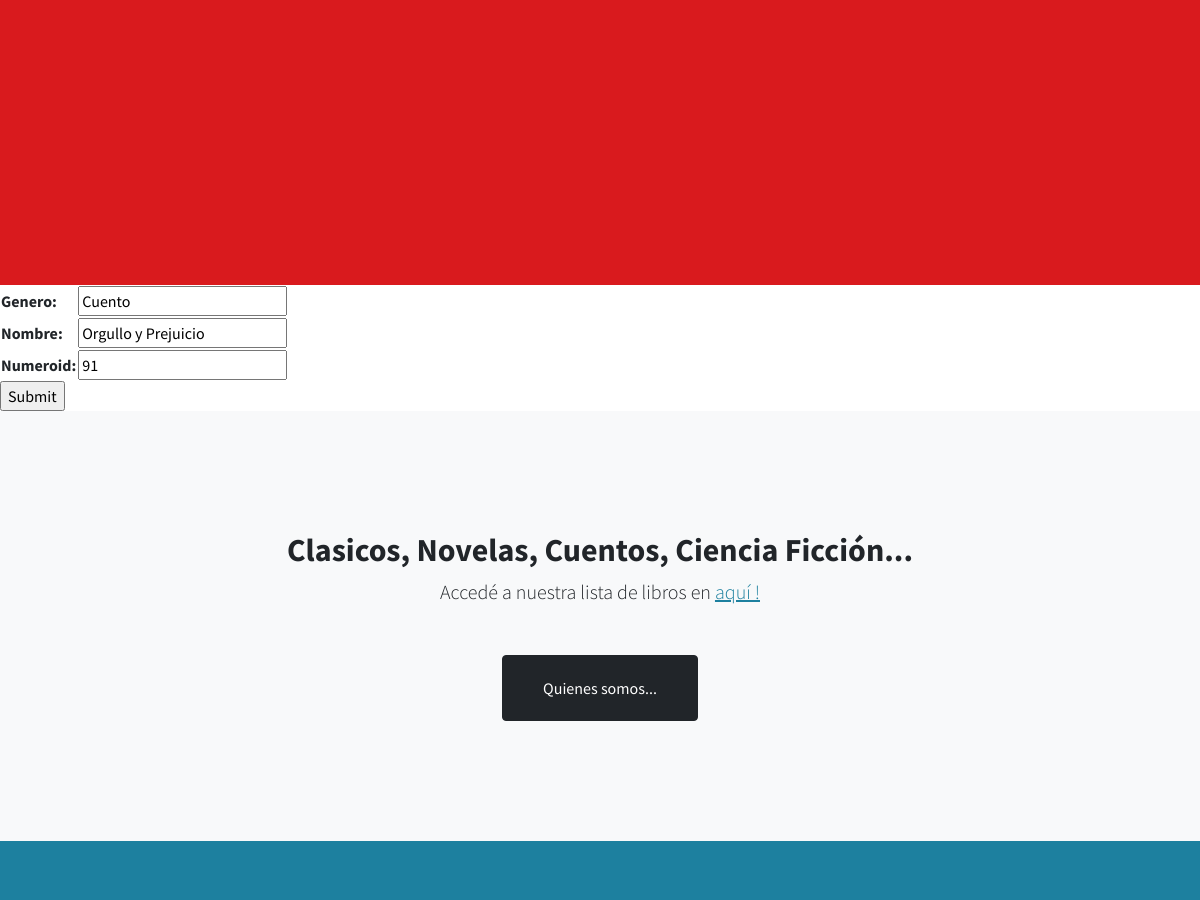
The app's page /App1/editarLibros/Orgullo y Prejuicio/ (middle part), older data.
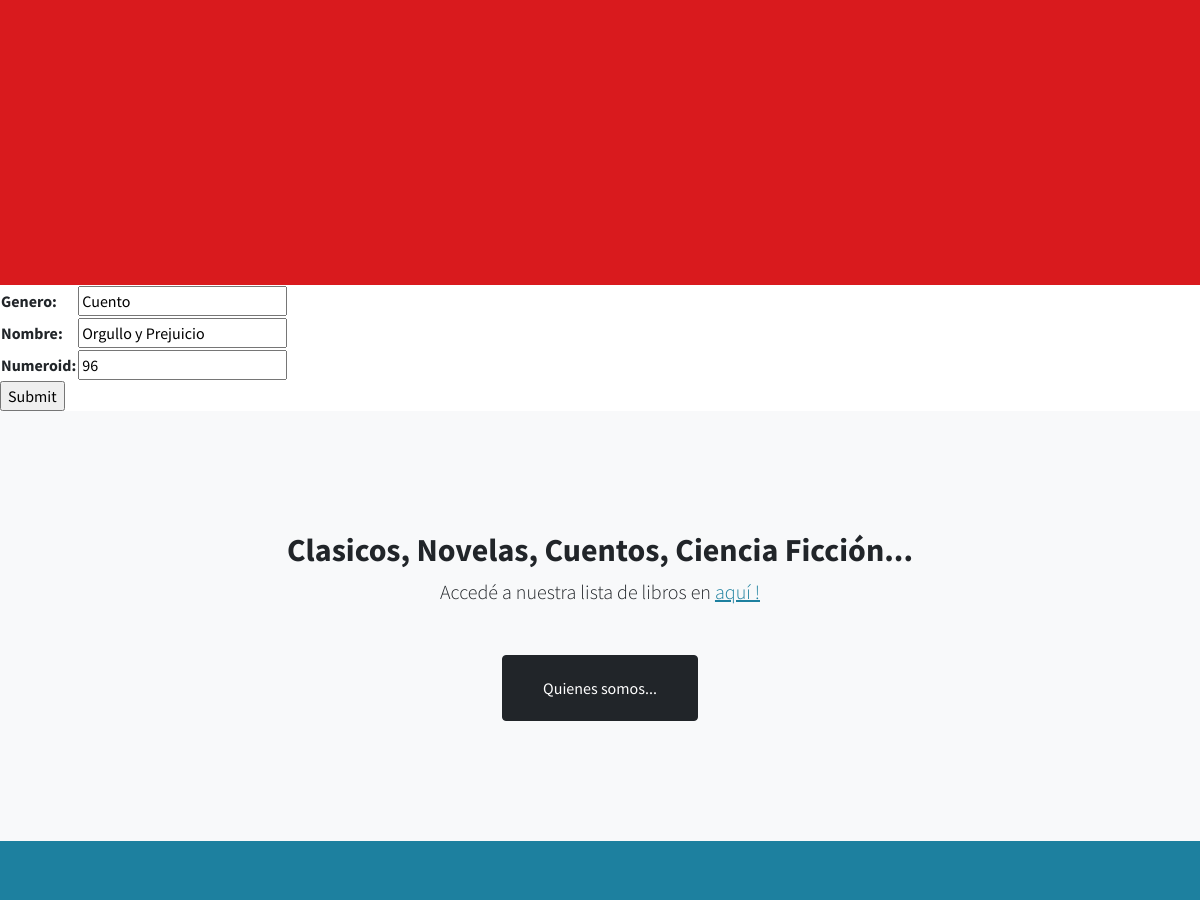
The same page, newer data.
### App1/models.py (models this page shows, shortened)
class Libros (models.Model):
    genero = models.CharField(max_length=40)
    nombre = models.CharField(max_length=50)
    numeroId = models.IntegerField()

### App1/views.py (the view)
# urls.py: path('editarLibros/<nombre_para_editar>/', views.editarLibros, name="EditarLibros"),
def editarLibros (request, nombre_para_editar):
    libro = Libros.objects.get (nombre = nombre_para_editar)
    if request.method == "POST":
        miFormulario = LibrosFormulario(request.POST)
        if miFormulario.is_valid():
            informacion = miFormulario.cleaned_data
            libro.nombre = informacion ["nombre"]
            libro.genero = informacion ["genero"]
            libro.numeroId = informacion ["numeroId"]
            libro.save()
            return render (request, "App1/inicio.html")
    else:
        miFormulario = LibrosFormulario(initial={"nombre":libro.nombre,"genero":libro.genero,"numeroId":libro.numeroId})
    return render (request, "App1/editarLibros.html",{"miFormulario":miFormulario,"nombre_para_editar":nombre_para_editar})

### App1/forms.py
class LibrosFormulario(forms.Form):
    genero = forms.CharField(max_length=40)
    nombre = forms.CharField(max_length=50)
    numeroId = forms.IntegerField()

### App1/templates/App1/editarLibros.html (shortened to what this page needs)
{% extends "App1/padre.html" %}
{% load static %}
{% block contenido %}
    <form action="" method="POST">{% csrf_token %}
        <table>
        {{ miFormulario.as_table }}
        </table>
        <input type="submit" name="ENVIAR">
    </form>
{% endblock %}

Row changes from the older to the newer data that the page shows:
changed Libros "Cuento": numeroId "91" → "96"
